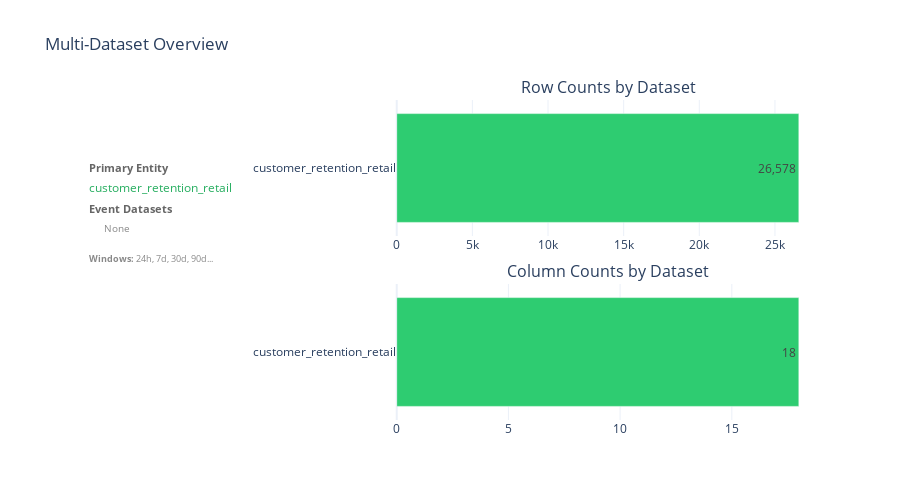

Source (notebook cell):
### Markdown cell above
## 5.2 Multi-Dataset Dashboard

### Code cell
# Create multi-dataset findings and visual dashboard
multi = manager.create_multi_dataset_findings()

if len(datasets) > 0:
    # Prepare data for visualization
    names = [ds.name for ds in datasets]
    rows = [ds.row_count for ds in datasets]
    cols = [ds.column_count for ds in datasets]
    granularities = ["Entity" if ds.granularity == DatasetGranularity.ENTITY_LEVEL else "Event" 
                     for ds in datasets]
    colors = ["#2ecc71" if ds.granularity == DatasetGranularity.ENTITY_LEVEL else "#3498db"
              for ds in datasets]

    # Create dashboard with metrics column + horizontal bar charts
    fig = make_subplots(
        rows=2, cols=2,
        column_widths=[0.35, 0.65],
        row_heights=[0.5, 0.5],
        specs=[[{"type": "xy", "rowspan": 2}, {"type": "bar"}],
               [None, {"type": "bar"}]],
        subplot_titles=("", "Row Counts by Dataset", "Column Counts by Dataset"),
        horizontal_spacing=0.12,
        vertical_spacing=0.15
    )

    # Left panel: invisible placeholder for metrics
    fig.add_trace(go.Scatter(x=[0], y=[0], mode='markers', marker=dict(opacity=0), showlegend=False), row=1, col=1)

    # Top right: Horizontal bar chart for row counts (names readable on y-axis)
    fig.add_trace(
        go.Bar(y=names, x=rows, orientation='h', marker_color=colors, name="Rows",
               text=[f"{r:,}" for r in rows], textposition="auto",
               hovertemplate="%{y}: %{x:,} rows<extra></extra>"),
        row=1, col=2
    )

    # Bottom right: Horizontal bar chart for column counts
    fig.add_trace(
        go.Bar(y=names, x=cols, orientation='h', marker_color=colors, name="Columns",
               text=cols, textposition="auto",
               hovertemplate="%{y}: %{x} columns<extra></extra>"),
        row=2, col=2
    )

    # Build metrics text for left panel (expandable list format)
    annotations = []
    y_pos = 0.98

    # Total Datasets (label + value)
    annotations.append(dict(x=0.01, y=y_pos, xref="paper", yref="paper",
        text="<b>Total Datasets</b>", showarrow=False, font=dict(size=11, color="#666"), xanchor="left"))
    y_pos -= 0.06
    annotations.append(dict(x=0.01, y=y_pos, xref="paper", yref="paper",
        text=f"<b>{len(multi.datasets)}</b>", showarrow=False, font=dict(size=18, color="#2c3e50"), xanchor="left"))
    y_pos -= 0.10

    # Primary Entity Dataset
    primary_name = multi.primary_entity_dataset or "Not detected"
    primary_color = "#27ae60" if multi.primary_entity_dataset else "#e74c3c"
    annotations.append(dict(x=0.01, y=y_pos, xref="paper", yref="paper",
        text="<b>Primary Entity</b>", showarrow=False, font=dict(size=11, color="#666"), xanchor="left"))
    y_pos -= 0.06
    annotations.append(dict(x=0.01, y=y_pos, xref="paper", yref="paper",
        text=f"<span style='color:{primary_color}'>{primary_name}</span>", 
        showarrow=False, font=dict(size=12), xanchor="left"))
    y_pos -= 0.10

    # Event Datasets (expandable list - one per row)
    annotations.append(dict(x=0.01, y=y_pos, xref="paper", yref="paper",
        text="<b>Event Datasets</b>", showarrow=False, font=dict(size=11, color="#666"), xanchor="left"))
    y_pos -= 0.06
    
    if multi.event_datasets:
        # Show each event dataset on its own line (supports 20+ datasets)
        max_display = min(len(multi.event_datasets), 8)  # Show up to 8, then summarize
        for i, event_name in enumerate(multi.event_datasets[:max_display]):
            annotations.append(dict(x=0.03, y=y_pos, xref="paper", yref="paper",
                text=f"• {event_name}", showarrow=False, font=dict(size=10, color="#3498db"), xanchor="left"))
            y_pos -= 0.045
        
        if len(multi.event_datasets) > max_display:
            remaining = len(multi.event_datasets) - max_display
            annotations.append(dict(x=0.03, y=y_pos, xref="paper", yref="paper",
                text=f"... +{remaining} more", showarrow=False, font=dict(size=10, color="#888"), xanchor="left"))
            y_pos -= 0.045
    else:
        annotations.append(dict(x=0.03, y=y_pos, xref="paper", yref="paper",
            text="None", showarrow=False, font=dict(size=10, color="#888"), xanchor="left"))
        y_pos -= 0.045

    # Aggregation Windows at bottom
    y_pos = max(y_pos - 0.05, 0.02)
    windows_str = ", ".join(multi.aggregation_windows[:4])
    if len(multi.aggregation_windows) > 4:
        windows_str += "..."
    annotations.append(dict(x=0.01, y=y_pos, xref="paper", yref="paper",
        text=f"<b>Windows:</b> {windows_str}", showarrow=False, font=dict(size=9, color="#888"), xanchor="left"))

    fig.update_layout(
        title="Multi-Dataset Overview",
        height=500,
        showlegend=False,
        template="plotly_white",
        annotations=annotations
    )

    # Hide axes on left panel
    fig.update_xaxes(visible=False, row=1, col=1)
    fig.update_yaxes(visible=False, row=1, col=1)
    
    # Configure horizontal bar axes
    fig.update_yaxes(categoryorder='total ascending', row=1, col=2)
    fig.update_yaxes(categoryorder='total ascending', row=2, col=2)

    display_figure(fig)

    # Legend for colors
    print("Legend: 🟢 Entity-level (one row per entity)  🔵 Event-level (multiple rows per entity)")
else:
    print("No datasets found. Run notebooks 01a-01d first to explore your data.")

### Figure 1 — Plotly figure (JSON) as saved in the notebook; plotly's stock layout.template omitted (floating-point values rounded to 4 significant figures)
{"data": [{"marker": {"opacity": 0}, "mode": "markers", "showlegend": false, "type": "scatter", "x": [0], "xaxis": "x", "y": [0], "yaxis": "y"}, {"hovertemplate": "%{y}: %{x:,} rows<extra></extra>", "marker": {"color": ["#2ecc71"]}, "name": "Rows", "orientation": "h", "text": ["26,578"], "textposition": "auto", "type": "bar", "x": [26578], "xaxis": "x2", "y": ["customer_retention_retail"], "yaxis": "y2"}, {"hovertemplate": "%{y}: %{x} columns<extra></extra>", "marker": {"color": ["#2ecc71"]}, "name": "Columns", "orientation": "h", "text": ["18"], "textposition": "auto", "type": "bar", "x": [18], "xaxis": "x3", "y": ["customer_retention_retail"], "yaxis": "y3"}], "layout": {"annotations": [{"font": {"size": 16}, "showarrow": false, "text": "Row Counts by Dataset", "x": 0.714, "xanchor": "center", "xref": "paper", "y": 1, "yanchor": "bottom", "yref": "paper"}, {"font": {"size": 16}, "showarrow": false, "text": "Column Counts by Dataset", "x": 0.714, "xanchor": "center", "xref": "paper", "y": 0.425, "yanchor": "bottom", "yref": "paper"}, {"font": {"color": "#666", "size": 11}, "showarrow": false, "text": "<b>Primary Entity</b>", "x": 0.01, "xanchor": "left", "xref": "paper", "y": 0.82, "yref": "paper"}, {"font": {"size": 12}, "showarrow": false, "text": "<span style='color:#27ae60'>customer_retention_retail</span>", "x": 0.01, "xanchor": "left", "xref": "paper", "y": 0.76, "yref": "paper"}, {"font": {"color": "#666", "size": 11}, "showarrow": false, "text": "<b>Event Datasets</b>", "x": 0.01, "xanchor": "left", "xref": "paper", "y": 0.66, "yref": "paper"}, {"font": {"color": "#888", "size": 10}, "showarrow": false, "text": "None", "x": 0.03, "xanchor": "left", "xref": "paper", "y": 0.6, "yref": "paper"}, {"font": {"color": "#888", "size": 9}, "showarrow": false, "text": "<b>Windows:</b> 24h, 7d, 30d, 90d...", "x": 0.01, "xanchor": "left", "xref": "paper", "y": 0.505, "yref": "paper"}], "height": 500, "showlegend": false, "title": {"text": "Multi-Dataset Overview"}, "xaxis": {"anchor": "y", "domain": [0, 0.308], "visible": false}, "xaxis2": {"anchor": "y2", "domain": [0.428, 1]}, "xaxis3": {"anchor": "y3", "domain": [0.428, 1]}, "yaxis": {"anchor": "x", "domain": [0, 1], "visible": false}, "yaxis2": {"anchor": "x2", "categoryorder": "total ascending", "domain": [0.575, 1]}, "yaxis3": {"anchor": "x3", "categoryorder": "total ascending", "domain": [0, 0.425]}}}
